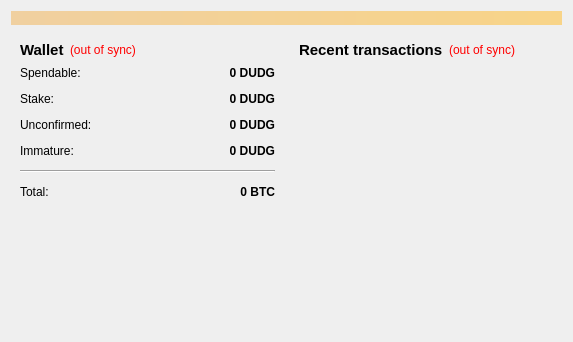
<?xml version="1.0" encoding="UTF-8"?>
<ui version="4.0">
 <class>OverviewPage</class>
 <widget class="QWidget" name="OverviewPage">
  <property name="geometry">
   <rect>
    <x>0</x>
    <y>0</y>
    <width>573</width>
    <height>342</height>
   </rect>
  </property>
  <property name="windowTitle">
   <string>Form</string>
  </property>
  <layout class="QVBoxLayout" name="topLayout">
   <item>
    <widget class="QLabel" name="labelAlerts">
     <property name="visible">
      <bool>false</bool>
     </property>
     <property name="styleSheet">
      <string notr="true">background-color: qlineargradient(x1: 0, y1: 0, x2: 1, y2: 0, stop:0 #F0D0A0, stop:1 #F8D488);  color:#000000
</string>
     </property>
     <property name="wordWrap">
      <bool>true</bool>
     </property>
     <property name="margin">
      <number>3</number>
     </property>
    </widget>
   </item>
   <item>
    <layout class="QHBoxLayout" name="horizontalLayout" stretch="1,1">
     <item>
      <layout class="QVBoxLayout" name="verticalLayout_2">
       <item>
        <widget class="QWidget" name="widget" native="true">
         <layout class="QVBoxLayout" name="verticalLayout_4">
          <item>
           <layout class="QHBoxLayout" name="horizontalLayout_4">
            <item>
             <widget class="QLabel" name="label_5">
              <property name="font">
               <font>
                <pointsize>11</pointsize>
                <weight>75</weight>
                <bold>true</bold>
               </font>
              </property>
              <property name="text">
               <string>Wallet</string>
              </property>
             </widget>
            </item>
            <item>
             <widget class="QLabel" name="labelWalletStatus">
              <property name="toolTip">
               <string>The displayed information may be out of date. Your wallet automatically synchronizes with the DudgCoin network after a connection is established, but this process has not completed yet.</string>
              </property>
              <property name="styleSheet">
               <string notr="true">QLabel { color: red; }</string>
              </property>
              <property name="text">
               <string notr="true">(out of sync)</string>
              </property>
              <property name="alignment">
               <set>Qt::AlignLeading|Qt::AlignLeft|Qt::AlignVCenter</set>
              </property>
             </widget>
            </item>
            <item>
             <spacer name="horizontalSpacer_2">
              <property name="orientation">
               <enum>Qt::Horizontal</enum>
              </property>
              <property name="sizeHint" stdset="0">
               <size>
                <width>40</width>
                <height>20</height>
               </size>
              </property>
             </spacer>
            </item>
           </layout>
          </item>
          <item>
           <layout class="QFormLayout" name="formLayout_2">
            <property name="fieldGrowthPolicy">
             <enum>QFormLayout::AllNonFixedFieldsGrow</enum>
            </property>
            <property name="horizontalSpacing">
             <number>12</number>
            </property>
            <property name="verticalSpacing">
             <number>12</number>
            </property>
            <item row="0" column="0">
             <widget class="QLabel" name="label">
              <property name="text">
               <string>Spendable:</string>
              </property>
             </widget>
            </item>
            <item row="0" column="1">
             <widget class="QLabel" name="labelBalance">
              <property name="font">
               <font>
                <weight>75</weight>
                <bold>true</bold>
               </font>
              </property>
              <property name="cursor">
               <cursorShape>IBeamCursor</cursorShape>
              </property>
              <property name="toolTip">
               <string>Your current spendable balance</string>
              </property>
              <property name="text">
               <string notr="true">0 DUDG</string>
              </property>
              <property name="alignment">
               <set>Qt::AlignRight|Qt::AlignTrailing|Qt::AlignVCenter</set>
              </property>
              <property name="textInteractionFlags">
               <set>Qt::LinksAccessibleByMouse|Qt::TextSelectableByKeyboard|Qt::TextSelectableByMouse</set>
              </property>
             </widget>
            </item>
            <item row="1" column="0">
             <widget class="QLabel" name="label_6">
              <property name="text">
               <string>Stake:</string>
              </property>
             </widget>
            </item>
            <item row="1" column="1">
             <widget class="QLabel" name="labelStake">
              <property name="font">
               <font>
                <weight>75</weight>
                <bold>true</bold>
               </font>
              </property>
              <property name="cursor">
               <cursorShape>IBeamCursor</cursorShape>
              </property>
              <property name="toolTip">
               <string>Total of coins that was staked, and do not yet count toward the current balance</string>
              </property>
              <property name="text">
               <string notr="true">0 DUDG</string>
              </property>
              <property name="alignment">
               <set>Qt::AlignRight|Qt::AlignTrailing|Qt::AlignVCenter</set>
              </property>
              <property name="textInteractionFlags">
               <set>Qt::LinksAccessibleByMouse|Qt::TextSelectableByKeyboard|Qt::TextSelectableByMouse</set>
              </property>
             </widget>
            </item>
            <item row="2" column="0">
             <widget class="QLabel" name="label_3">
              <property name="text">
               <string>Unconfirmed:</string>
              </property>
             </widget>
            </item>
            <item row="2" column="1">
             <widget class="QLabel" name="labelUnconfirmed">
              <property name="font">
               <font>
                <weight>75</weight>
                <bold>true</bold>
               </font>
              </property>
              <property name="cursor">
               <cursorShape>IBeamCursor</cursorShape>
              </property>
              <property name="toolTip">
               <string>Total of transactions that have yet to be confirmed, and do not yet count toward the current balance</string>
              </property>
              <property name="text">
               <string notr="true">0 DUDG</string>
              </property>
              <property name="alignment">
               <set>Qt::AlignRight|Qt::AlignTrailing|Qt::AlignVCenter</set>
              </property>
              <property name="textInteractionFlags">
               <set>Qt::LinksAccessibleByMouse|Qt::TextSelectableByKeyboard|Qt::TextSelectableByMouse</set>
              </property>
             </widget>
            </item>
            <item row="3" column="0">
             <widget class="QLabel" name="labelImmatureText">
              <property name="text">
               <string>Immature:</string>
              </property>
             </widget>
            </item>
            <item row="3" column="1">
             <widget class="QLabel" name="labelImmature">
              <property name="font">
               <font>
                <weight>75</weight>
                <bold>true</bold>
               </font>
              </property>
              <property name="toolTip">
               <string>Mined balance that has not yet matured</string>
              </property>
              <property name="text">
               <string notr="true">0 DUDG</string>
              </property>
              <property name="alignment">
               <set>Qt::AlignRight|Qt::AlignTrailing|Qt::AlignVCenter</set>
              </property>
              <property name="textInteractionFlags">
               <set>Qt::LinksAccessibleByMouse|Qt::TextSelectableByKeyboard|Qt::TextSelectableByMouse</set>
              </property>
             </widget>
            </item>
            <item row="4" column="0" colspan="2">
             <widget class="Line" name="line">
              <property name="orientation">
               <enum>Qt::Horizontal</enum>
              </property>
             </widget>
            </item>
            <item row="5" column="0">
             <widget class="QLabel" name="labelTotalText">
              <property name="text">
               <string>Total:</string>
              </property>
             </widget>
            </item>
            <item row="5" column="1">
             <widget class="QLabel" name="labelTotal">
              <property name="font">
               <font>
                <weight>75</weight>
                <bold>true</bold>
               </font>
              </property>
              <property name="cursor">
               <cursorShape>IBeamCursor</cursorShape>
              </property>
              <property name="toolTip">
               <string>Your current total balance</string>
              </property>
              <property name="text">
               <string notr="true">0 BTC</string>
              </property>
              <property name="alignment">
               <set>Qt::AlignRight|Qt::AlignTrailing|Qt::AlignVCenter</set>
              </property>
              <property name="textInteractionFlags">
               <set>Qt::LinksAccessibleByMouse|Qt::TextSelectableByKeyboard|Qt::TextSelectableByMouse</set>
              </property>
             </widget>
            </item>
           </layout>
          </item>
         </layout>
        </widget>
       </item>
       <item>
        <spacer name="verticalSpacer">
         <property name="orientation">
          <enum>Qt::Vertical</enum>
         </property>
         <property name="sizeHint" stdset="0">
          <size>
           <width>20</width>
           <height>40</height>
          </size>
         </property>
        </spacer>
       </item>
      </layout>
     </item>
     <item>
      <layout class="QVBoxLayout" name="verticalLayout_3">
       <item>
        <widget class="QWidget" name="widget_2" native="true">
         <layout class="QVBoxLayout" name="verticalLayout">
          <item>
           <layout class="QHBoxLayout" name="horizontalLayout_2">
            <item>
             <widget class="QLabel" name="label_4">
              <property name="font">
               <font>
                <pointsize>11</pointsize>
                <weight>75</weight>
                <bold>true</bold>
               </font>
              </property>
              <property name="text">
               <string>&lt;b&gt;Recent transactions&lt;/b&gt;</string>
              </property>
             </widget>
            </item>
            <item>
             <widget class="QLabel" name="labelTransactionsStatus">
              <property name="toolTip">
               <string>The displayed information may be out of date. Your wallet automatically synchronizes with the DudgCoin network after a connection is established, but this process has not completed yet.</string>
              </property>
              <property name="styleSheet">
               <string notr="true">QLabel { color: red; }</string>
              </property>
              <property name="text">
               <string notr="true">(out of sync)</string>
              </property>
              <property name="alignment">
               <set>Qt::AlignRight|Qt::AlignTrailing|Qt::AlignVCenter</set>
              </property>
             </widget>
            </item>
            <item>
             <spacer name="horizontalSpacer">
              <property name="orientation">
               <enum>Qt::Horizontal</enum>
              </property>
              <property name="sizeHint" stdset="0">
               <size>
                <width>40</width>
                <height>20</height>
               </size>
              </property>
             </spacer>
            </item>
           </layout>
          </item>
          <item>
           <widget class="QListView" name="listTransactions">
            <property name="styleSheet">
             <string notr="true">QListView { background: transparent; }</string>
            </property>
            <property name="frameShape">
             <enum>QFrame::NoFrame</enum>
            </property>
            <property name="verticalScrollBarPolicy">
             <enum>Qt::ScrollBarAlwaysOff</enum>
            </property>
            <property name="horizontalScrollBarPolicy">
             <enum>Qt::ScrollBarAlwaysOff</enum>
            </property>
            <property name="selectionMode">
             <enum>QAbstractItemView::NoSelection</enum>
            </property>
           </widget>
          </item>
         </layout>
        </widget>
       </item>
      </layout>
     </item>
    </layout>
   </item>
  </layout>
 </widget>
 <resources/>
 <connections/>
</ui>
